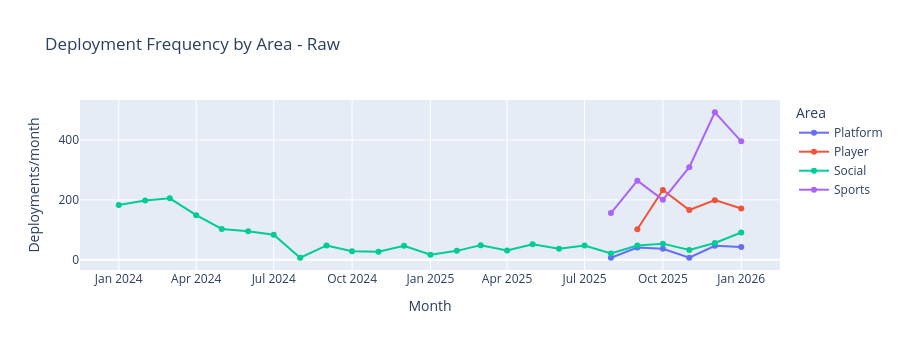
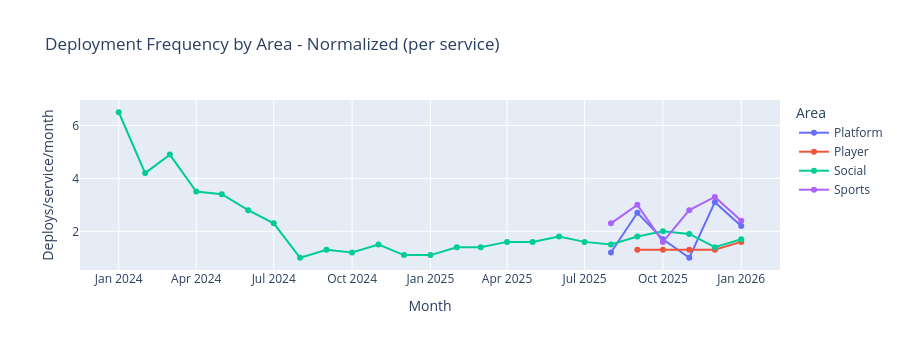

These figures' notebook cell, in order:
### Code cell
# Visualize: Raw deployments
fig1 = px.line(df_deploy_freq, x='month', y='deployments', color='area',
               title='Deployment Frequency by Area - Raw',
               markers=True)
fig1.update_layout(
    yaxis_title='Deployments/month',
    xaxis_title='Month',
    legend_title='Area',
    height=350
)
fig1.show()

# Visualize: Normalized (per service)
fig2 = px.line(df_deploy_freq, x='month', y='deploys_per_service', color='area',
               title='Deployment Frequency by Area - Normalized (per service)',
               markers=True)
fig2.update_layout(
    yaxis_title='Deploys/service/month',
    xaxis_title='Month',
    legend_title='Area',
    height=350
)
fig2.show()

# Key insights from the data
df_deploy_freq['month_dt'] = pd.to_datetime(df_deploy_freq['month'])
latest_month = df_deploy_freq['month_dt'].max()
latest = df_deploy_freq[df_deploy_freq['month_dt'] == latest_month]

total_deploys = latest['deployments'].sum()
total_services = latest['unique_services'].sum()

print(f"\nLatest month ({latest_month.strftime('%b %Y')}):")
print(f"  {int(total_deploys)} deployments across {int(total_services)} services")
for _, row in latest.sort_values('deployments', ascending=False).iterrows():
    print(f"  - {row['area']}: {int(row['deployments'])} deploys ({int(row['unique_services'])} services)")

### Figure 1 — Plotly figure (JSON) as saved in the notebook; plotly's stock layout.template omitted (floating-point values rounded to 4 significant figures)
{"data": [{"hovertemplate": "area=Platform<br>month=%{x}<br>deployments=%{y}<extra></extra>", "legendgroup": "Platform", "line": {"color": "#636efa", "dash": "solid"}, "marker": {"symbol": "circle"}, "mode": "lines+markers", "name": "Platform", "orientation": "v", "showlegend": true, "type": "scatter", "x": ["2025-08-01", "2025-09-01", "2025-10-01", "2025-11-01", "2025-12-01", "2026-01-01"], "xaxis": "x", "y": [7, 41, 37, 7, 47, 43], "yaxis": "y"}, {"hovertemplate": "area=Player<br>month=%{x}<br>deployments=%{y}<extra></extra>", "legendgroup": "Player", "line": {"color": "#EF553B", "dash": "solid"}, "marker": {"symbol": "circle"}, "mode": "lines+markers", "name": "Player", "orientation": "v", "showlegend": true, "type": "scatter", "x": ["2025-09-01", "2025-10-01", "2025-11-01", "2025-12-01", "2026-01-01"], "xaxis": "x", "y": [102, 233, 166, 199, 171], "yaxis": "y"}, {"hovertemplate": "area=Social<br>month=%{x}<br>deployments=%{y}<extra></extra>", "legendgroup": "Social", "line": {"color": "#00cc96", "dash": "solid"}, "marker": {"symbol": "circle"}, "mode": "lines+markers", "name": "Social", "orientation": "v", "showlegend": true, "type": "scatter", "x": ["2024-01-01", "2024-02-01", "2024-03-01", "2024-04-01", "2024-05-01", "2024-06-01", "2024-07-01", "2024-08-01", "2024-09-01", "2024-10-01", "2024-11-01", "2024-12-01", "2025-01-01", "2025-02-01", "2025-03-01", "2025-04-01", "2025-05-01", "2025-06-01", "2025-07-01", "2025-08-01", "2025-09-01", "2025-10-01", "2025-11-01", "2025-12-01", "2026-01-01"], "xaxis": "x", "y": [183, 198, 205, 149, 103, 95, 84, 7, 48, 29, 27, 47, 17, 30, 49, 31, 52, 37, 48, 21, 48, 54, 33, 56, 91], "yaxis": "y"}, {"hovertemplate": "area=Sports<br>month=%{x}<br>deployments=%{y}<extra></extra>", "legendgroup": "Sports", "line": {"color": "#ab63fa", "dash": "solid"}, "marker": {"symbol": "circle"}, "mode": "lines+markers", "name": "Sports", "orientation": "v", "showlegend": true, "type": "scatter", "x": ["2025-08-01", "2025-09-01", "2025-10-01", "2025-11-01", "2025-12-01", "2026-01-01"], "xaxis": "x", "y": [156, 264, 200, 309, 492, 395], "yaxis": "y"}], "layout": {"height": 350, "legend": {"title": {"text": "Area"}, "tracegroupgap": 0}, "title": {"text": "Deployment Frequency by Area - Raw"}, "xaxis": {"anchor": "y", "domain": [0, 1], "title": {"text": "Month"}}, "yaxis": {"anchor": "x", "domain": [0, 1], "title": {"text": "Deployments/month"}}}}

### Figure 2 — Plotly figure (JSON) as saved in the notebook; plotly's stock layout.template omitted (floating-point values rounded to 4 significant figures)
{"data": [{"hovertemplate": "area=Platform<br>month=%{x}<br>deploys_per_service=%{y}<extra></extra>", "legendgroup": "Platform", "line": {"color": "#636efa", "dash": "solid"}, "marker": {"symbol": "circle"}, "mode": "lines+markers", "name": "Platform", "orientation": "v", "showlegend": true, "type": "scatter", "x": ["2025-08-01", "2025-09-01", "2025-10-01", "2025-11-01", "2025-12-01", "2026-01-01"], "xaxis": "x", "y": [1.2, 2.7, 1.7, 1, 3.1, 2.2], "yaxis": "y"}, {"hovertemplate": "area=Player<br>month=%{x}<br>deploys_per_service=%{y}<extra></extra>", "legendgroup": "Player", "line": {"color": "#EF553B", "dash": "solid"}, "marker": {"symbol": "circle"}, "mode": "lines+markers", "name": "Player", "orientation": "v", "showlegend": true, "type": "scatter", "x": ["2025-09-01", "2025-10-01", "2025-11-01", "2025-12-01", "2026-01-01"], "xaxis": "x", "y": [1.3, 1.3, 1.3, 1.3, 1.6], "yaxis": "y"}, {"hovertemplate": "area=Social<br>month=%{x}<br>deploys_per_service=%{y}<extra></extra>", "legendgroup": "Social", "line": {"color": "#00cc96", "dash": "solid"}, "marker": {"symbol": "circle"}, "mode": "lines+markers", "name": "Social", "orientation": "v", "showlegend": true, "type": "scatter", "x": ["2024-01-01", "2024-02-01", "2024-03-01", "2024-04-01", "2024-05-01", "2024-06-01", "2024-07-01", "2024-08-01", "2024-09-01", "2024-10-01", "2024-11-01", "2024-12-01", "2025-01-01", "2025-02-01", "2025-03-01", "2025-04-01", "2025-05-01", "2025-06-01", "2025-07-01", "2025-08-01", "2025-09-01", "2025-10-01", "2025-11-01", "2025-12-01", "2026-01-01"], "xaxis": "x", "y": [6.5, 4.2, 4.9, 3.5, 3.4, 2.8, 2.3, 1, 1.3, 1.2, 1.5, 1.1, 1.1, 1.4, 1.4, 1.6, 1.6, 1.8, 1.6, 1.5, 1.8, 2, 1.9, 1.4, 1.7], "yaxis": "y"}, {"hovertemplate": "area=Sports<br>month=%{x}<br>deploys_per_service=%{y}<extra></extra>", "legendgroup": "Sports", "line": {"color": "#ab63fa", "dash": "solid"}, "marker": {"symbol": "circle"}, "mode": "lines+markers", "name": "Sports", "orientation": "v", "showlegend": true, "type": "scatter", "x": ["2025-08-01", "2025-09-01", "2025-10-01", "2025-11-01", "2025-12-01", "2026-01-01"], "xaxis": "x", "y": [2.3, 3, 1.6, 2.8, 3.3, 2.4], "yaxis": "y"}], "layout": {"height": 350, "legend": {"title": {"text": "Area"}, "tracegroupgap": 0}, "title": {"text": "Deployment Frequency by Area - Normalized (per service)"}, "xaxis": {"anchor": "y", "domain": [0, 1], "title": {"text": "Month"}}, "yaxis": {"anchor": "x", "domain": [0, 1], "title": {"text": "Deploys/service/month"}}}}
